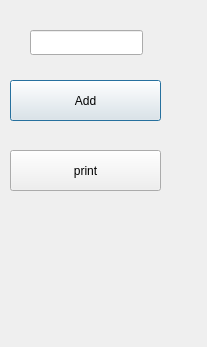
<?xml version="1.0" encoding="UTF-8"?>
<ui version="4.0">
 <class>Dialog</class>
 <widget class="QDialog" name="Dialog">
  <property name="geometry">
   <rect>
    <x>0</x>
    <y>0</y>
    <width>207</width>
    <height>347</height>
   </rect>
  </property>
  <property name="windowTitle">
   <string>Dialog</string>
  </property>
  <widget class="QPushButton" name="add_btn">
   <property name="geometry">
    <rect>
     <x>10</x>
     <y>80</y>
     <width>151</width>
     <height>41</height>
    </rect>
   </property>
   <property name="text">
    <string>Add</string>
   </property>
  </widget>
  <widget class="QLineEdit" name="input1">
   <property name="geometry">
    <rect>
     <x>30</x>
     <y>30</y>
     <width>113</width>
     <height>25</height>
    </rect>
   </property>
  </widget>
  <widget class="QPushButton" name="print_btn">
   <property name="geometry">
    <rect>
     <x>10</x>
     <y>150</y>
     <width>151</width>
     <height>41</height>
    </rect>
   </property>
   <property name="text">
    <string>print</string>
   </property>
  </widget>
 </widget>
 <resources/>
 <connections/>
</ui>
